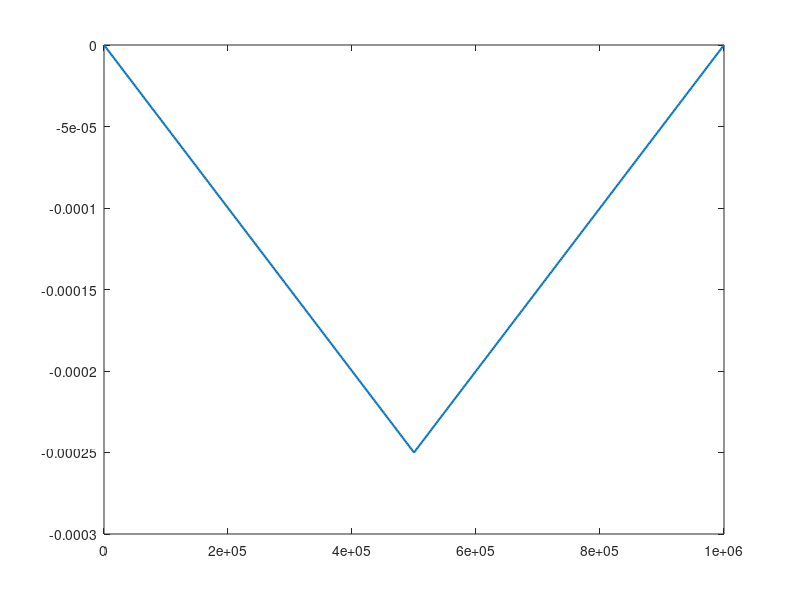

Here is the MATLAB script that generated this plot:
L=1e-3;         %Length of Device, m                      
N=501;
dx=L/(N-1);
A=zeros(N,N);
b=zeros(N,1);
middle_index=(N+1)/2;

for ii=1:N
    if ii==1  || ii==N
        A(ii,ii)=1; 
    elseif ii==middle_index
        A(ii,ii-1)=1; A(ii,ii)=-2; A(ii,ii+1)=1;
        b(ii,1)=1/(dx)*(dx)^2;
    else
        A(ii,ii-1)=1; A(ii,ii)=-2; A(ii,ii+1)=1;
    end  

end


phi=A \ b;

%exact_solution
x1=0:dx:L/2-dx;
phi_analytic1=-1/2*x1;
x2=L/2:dx:L;
phi_analytic2=1/2*x2-L/2;
phi_analytic=[transpose(phi_analytic1); transpose(phi_analytic2)];


x=0:dx*1e+9:L*1e+9;
plot(x,phi,'linewidth',1.5);
